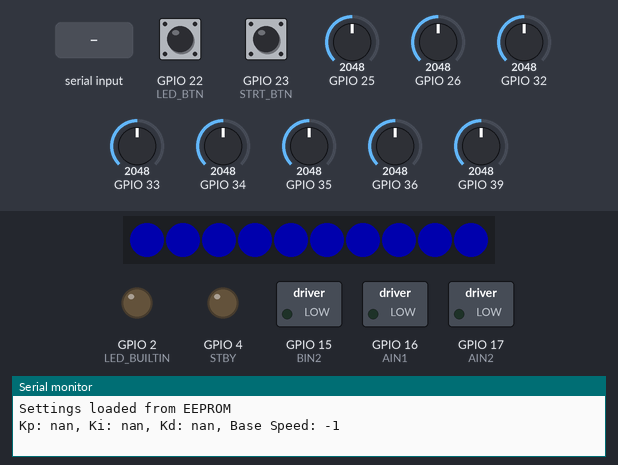
The sketch below on a simulated ESP32. On the bench: 10 RGB LEDs in strip order, left to right, switched loads named in the sketch (green lamp = pin HIGH), output pins drawn as LEDs (lit = HIGH), the last lines printed to the serial monitor. The inputs (shaded band) are chosen by the test bench; at power-on: GPIO 22 (LED_BTN) HIGH, GPIO 23 (STRT_BTN) HIGH, GPIO 25 = 2048, GPIO 26 = 2048, GPIO 32 = 2048, GPIO 33 = 2048, GPIO 34 = 2048, GPIO 35 = 2048, GPIO 36 = 2048, GPIO 39 = 2048. Dim RGB values are drawn brighter than linear; EEPROM starts erased; nothing arrives over Bluetooth unless stated.

Above: at 0.6 s.
2.3 s: GPIO 22 (LED_BTN) pulled LOW for 0.15 s
At 3.6 s:
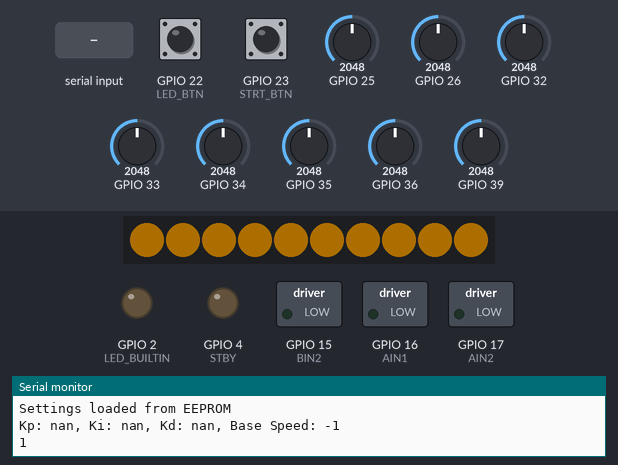
3.9 s: "l\n" received over the second serial link
At 4.06 s:
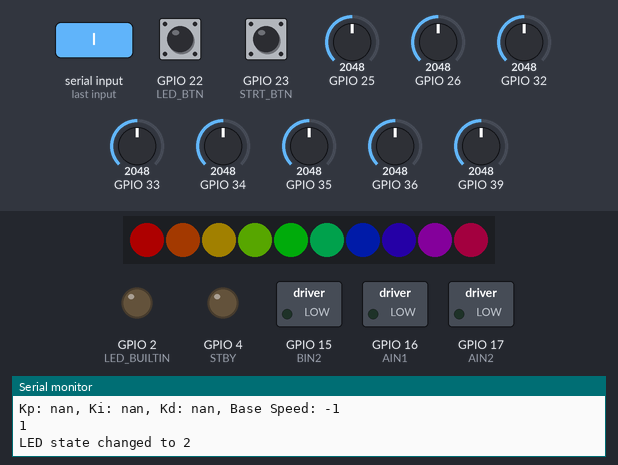
6.3 s: GPIO 23 (STRT_BTN) pulled LOW for 3.2 s
At 7.1 s:
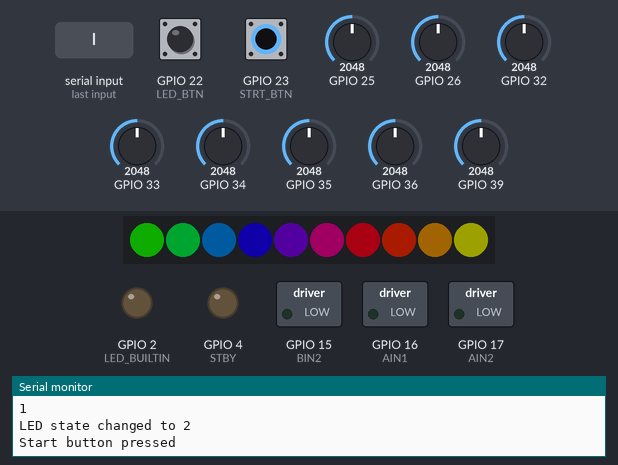
10.1 s: "w\n" received over the second serial link
12.5 s: "t,45\n" received over the second serial link
At 12.65 s:
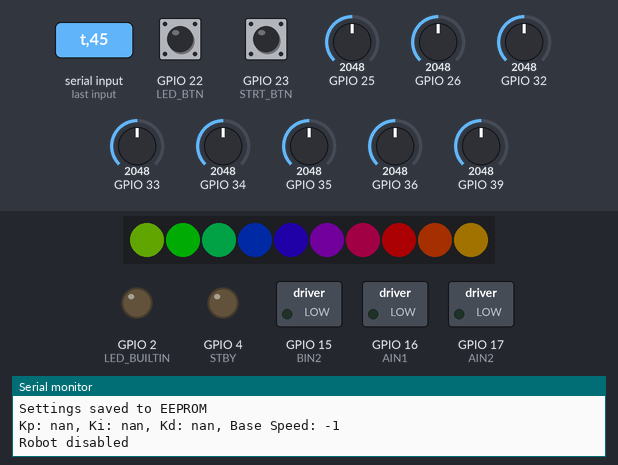
15.5 s: GPIO 23 (STRT_BTN) pulled LOW for 0.15 s
At 15.67 s:
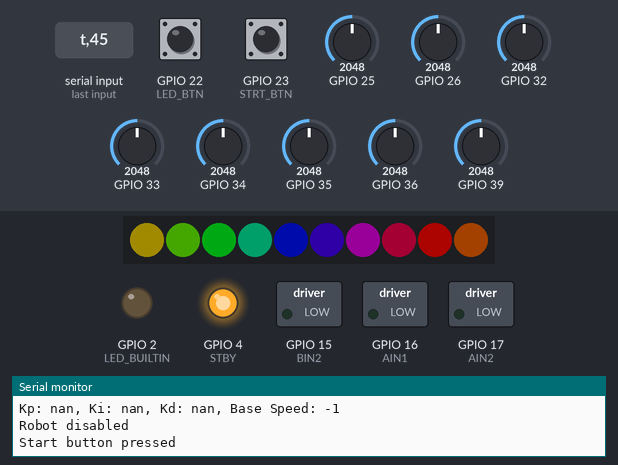
Timing chart, 0 to 18.5 s (numbered marks = the images above; inputs shaded):
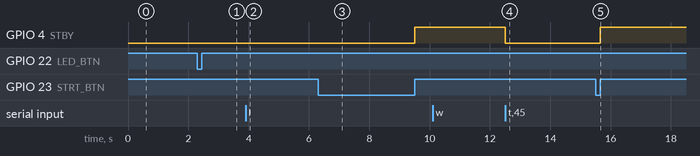

The sketch:

NiaFollower.ino
```cpp
#include <EEPROM.h>
#include <QTRSensors.h>
#include "BluetoothSerial.h"
#include <FastLED.h>

// Ensure Bluetooth is enabled
#if !defined(CONFIG_BT_ENABLED) || !defined(CONFIG_BLUEDROID_ENABLED)
#error Bluetooth is not enabled! Please run `make menuconfig` to enable it
#endif

// Bluetooth serial communication
BluetoothSerial SerialBT;

// EEPROM configuration
#define EEPROM_SIZE 512
#define SETTINGS_ADDRESS 0

// Structure to store PID settings
struct Settings {
  double Kp;
  double Ki;
  double Kd;
  int baseSpeed;
};

// LED strip configuration
#define LED_PIN     18
#define NUM_LEDS    10
#define LED_TYPE    WS2812B
#define COLOR_ORDER GRB

// LED array
CRGB leds[NUM_LEDS];

// Button and motor pin definitions
#define LED_BUILTIN 2
#define STRT_BTN 23
#define LED_BTN 22
#define AIN1 16
#define AIN2 17
#define BIN1 2
#define BIN2 15
#define STBY 4

// Sensor configuration
QTRSensors qtr;
const uint8_t SensorCount = 8;
uint16_t sensorValues[SensorCount];

// PID variables
double Kp;
double Ki;
double Kd;

// Serial command buffer
String inputString = "";
bool stringComplete = false;

// Robot state variables
uint16_t position;
int P, D, I, previousError, PIDvalue, error;
int lsp, rsp;
int baseSpeed = 50;
bool robotEnabled = false;
bool manualControl = false;
int direction = 0;
uint8_t ledState = 0;

void setup() {
  // Initialize pins
  pinMode(STRT_BTN, INPUT_PULLUP);
  pinMode(LED_BTN, INPUT_PULLUP);
  pinMode(LED_BUILTIN, OUTPUT);
  pinMode(AIN1, OUTPUT);
  pinMode(AIN2, OUTPUT);
  pinMode(BIN1, OUTPUT);
  pinMode(BIN2, OUTPUT);
  pinMode(STBY, OUTPUT);

  // Initialize Bluetooth and Serial communication
  SerialBT.begin("NiaFollower");
  Serial.begin(500000);

  // Initialize EEPROM
  if (!EEPROM.begin(EEPROM_SIZE)) {
    SerialBT.println("Failed to initialize EEPROM");
    return;
  }
  loadSettings(); // Load saved PID settings

  delay(500);

  // Initialize LED strip
  FastLED.addLeds<LED_TYPE, LED_PIN, COLOR_ORDER>(leds, NUM_LEDS);
  FastLED.setBrightness(50);

  // Show startup animation
  fill_solid(leds, NUM_LEDS, CRGB::Blue);
  FastLED.show();
  delay(500);

  // Configure sensors
  qtr.setTypeAnalog();
  qtr.setSensorPins((const uint8_t[]){26, 25, 33, 32, 35, 34, 39, 36}, SensorCount);
  qtr.setEmitterPin(27);

  // Display help message
  SerialBT.println("PID Line Follower Control");
  processCommand("h");
}

void loop() {
  // Update LED strip based on state
  updateLEDs(ledState);

  // Process serial commands
  if (stringComplete) {
    processCommand(inputString);
    inputString = "";
    stringComplete = false;
  }

  // Read Bluetooth serial data
  while (SerialBT.available()) {
    char inChar = (char)SerialBT.read();
    if (inChar == '\n') {
      stringComplete = true;
    } else {
      inputString += inChar;
    }
  }

  // Handle LED button press
  if (digitalRead(LED_BTN) != HIGH) {
    ledState = (ledState + 1) % 3;
    Serial.println(ledState);
    while (digitalRead(LED_BTN) != HIGH) {}
  }

  // Handle start button press
  if (digitalRead(STRT_BTN) != HIGH) {
    Serial.println("Start button pressed");
    robotEnabled = !robotEnabled;
    while (digitalRead(STRT_BTN) != HIGH) {}
  }

  // Control robot movement
  if (manualControl) {
    motor_drive(baseSpeed - direction, baseSpeed + direction);
  } else {
    position = readLine(position, 4090);
    error = SensorCount / 2 * 1000 - position;
    PID_Linefollow(error);
  }
}

void processCommand(String command) {
  // Process incoming commands
  if (command.length() < 1) return;

  char cmd = command.charAt(0);
  // Serial.println(command);
  float value = 0;

  if (command.length() > 1) {
    value = command.substring(1).toFloat();
  }

  switch (cmd) {
    case 'p': // Set proportional gain
      Kp = value;
      Serial.println("Kp set to " + String(Kp, 4));
      break;
    case 'i': // Set integral gain
      Ki = value;
      Serial.println("Ki set to " + String(Ki, 4));
      break;
    case 'd': // Set derivative gain
      Kd = value;
      Serial.println("Kd set to " + String(Kd, 4));
      break;
    case 's': // Set base speed
      baseSpeed = (int)value;
      Serial.println("Base speed set to " + String(baseSpeed));
      break;
    case 't': // Toggle robot state
      robotEnabled = bool(value);
      Serial.println("Robot " + String(robotEnabled ? "enabled" : "disabled"));
      break;
    case 'w': // Save settings to EEPROM
      saveSettings();
      break;
    case 'm': // Enable/disable manual control
      manualControl = bool(value);
      Serial.println("Manual control " + String(manualControl ? "enabled" : "disabled"));
      break;
    case 'r': // Set speed and direction
      baseSpeed = command.substring(1, 4).toInt();
      baseSpeed = map(baseSpeed, 0, 300, -200, 200);
      direction = command.substring(4, 7).toInt();
      direction = map(direction, 70, 330, -70, 70);
      direction = pow(direction / 70.0, 3) * 70; // Make direction exponential
      Serial.print(baseSpeed);
      Serial.print("\t");
      Serial.println(direction);
      break;
    case 'l': // Change LED state
      ledState = (ledState + 1) % 3;
      Serial.println("LED state changed to " + String(ledState));
      break;
    case 'h': // Display current settings
      SerialBT.println(String(Kp, 4) + " " + String(Ki, 4) + " " + String(Kd, 4) + " " + String(baseSpeed));
      break;
  }
}

void saveSettings() {
  // Save PID settings to EEPROM
  Settings settings = {
    Kp,
    Ki,
    Kd,
    baseSpeed
  };
  EEPROM.put(SETTINGS_ADDRESS, settings);
  EEPROM.commit();
  SerialBT.println("Settings saved to EEPROM");
  Serial.println("Settings saved to EEPROM");
  Serial.println("Kp: " + String(Kp, 4) + ", Ki: " + String(Ki, 4) + ", Kd: " + String(Kd, 4) + ", Base Speed: " + String(baseSpeed));
}

void loadSettings() {
  // Load PID settings from EEPROM
  Settings settings;
  EEPROM.get(SETTINGS_ADDRESS, settings);
  Kp = settings.Kp;
  Ki = settings.Ki;
  Kd = settings.Kd;
  baseSpeed = settings.baseSpeed;
  SerialBT.println("Settings loaded from EEPROM");
  Serial.println("Settings loaded from EEPROM");
  Serial.println("Kp: " + String(Kp, 4) + ", Ki: " + String(Ki, 4) + ", Kd: " + String(Kd, 4) + ", Base Speed: " + String(baseSpeed));
}

void PID_Linefollow(int error) {
  // Calculate PID values
  P = error;
  I = I + error;
  D = error - previousError;

  float PIDvalue = Kp * P + Ki * I + Kd * D;
  previousError = error;

  rsp = constrain(baseSpeed + PIDvalue, -255, 255);
  lsp = constrain(baseSpeed - PIDvalue, -255, 255);

  motor_drive(rsp, lsp);
}

int readLine(int lastposition, int blackLineValue) {
  // Read sensor values and calculate position
  qtr.read(sensorValues);

  int position = 0;
  int count = 0;
  for (uint8_t i = 0; i < SensorCount; i++) {
    if (sensorValues[i] > blackLineValue) {
      count++;
      position += i * 1000;
    }
  }

  if (count == SensorCount) {
    robotEnabled = false;
    position = 0;
  } else if (count != 0) {
    position = position / count;
  } else {
    if (lastposition > SensorCount / 2) {
      position = SensorCount * 1000;
    } else {
      position = 0;
    }
  }
  // debug
  // for (uint8_t i = 0; i < SensorCount; i++) {
  //   if (sensorValues[i] > blackLineValue) {
  //     Serial.print("▢");
  //   } else {
  //     Serial.print("_");
  //   }
  // }
  // Serial.print("\t");
  // Serial.print("position: ");
  // Serial.println(position);

  return position;
}

void motor_drive(int right, int left) {
  // Control motor movement
  digitalWrite(STBY, robotEnabled ? HIGH : LOW);

  if (position < SensorCount-1 * 1000 || PIDvalue == 0) {
    if (right > 0) {
      analogWrite(AIN1, right);
      analogWrite(AIN2, 0);
    } else {
      analogWrite(AIN1, 0);
      analogWrite(AIN2, abs(right));
    }
  } else {
    analogWrite(AIN1, 0);
    analogWrite(AIN2, 30);
  }

  if (position > 0 || PIDvalue == 0) {
    if (left > 0) {
      analogWrite(BIN1, left);
      analogWrite(BIN2, 0);
    } else {
      analogWrite(BIN1, 0);
      analogWrite(BIN2, abs(left));
    }
  } else {
    analogWrite(BIN1, 0);
    analogWrite(BIN2, 30);
  }
}

void updateLEDs(uint8_t state) {
  // Update LED strip based on state
  if (state == 0) {
    fill_solid(leds, NUM_LEDS, CRGB::Black);
  } else if (state == 1) {
    if (robotEnabled) {
      if (0 < position && position < SensorCount * 1000) {
        fill_solid(leds, NUM_LEDS, CRGB::Green);
      } else {
        fill_solid(leds, NUM_LEDS, CRGB::Red);
      }
    } else {
      fill_solid(leds, NUM_LEDS, CRGB::Orange);
    }
  } else if (state == 2) {
    static uint8_t hue = 0;
    for (int i = 0; i < NUM_LEDS; i++) {
      leds[i] = CHSV(hue + (i * 255 / NUM_LEDS), 255, 255);
    }
    hue++;
  }
  FastLED.show();
}
```

Measured:
- after the input at 2.3 s, the LEDs: change after 0.16 s (image 1)
- after the input at 3.9 s, the LEDs: change at once (image 2)
- after the input at 6.3 s, GPIO 4 (STBY): LOW → HIGH after 3.2 s
- after the input at 12.5 s, GPIO 4 (STBY): HIGH → LOW at once
- after the input at 15.5 s, GPIO 4 (STBY): LOW → HIGH after 0.15 s
- what the display in image 0 shows lasts 0.5 s, from 0.5 s to 1.0 s
